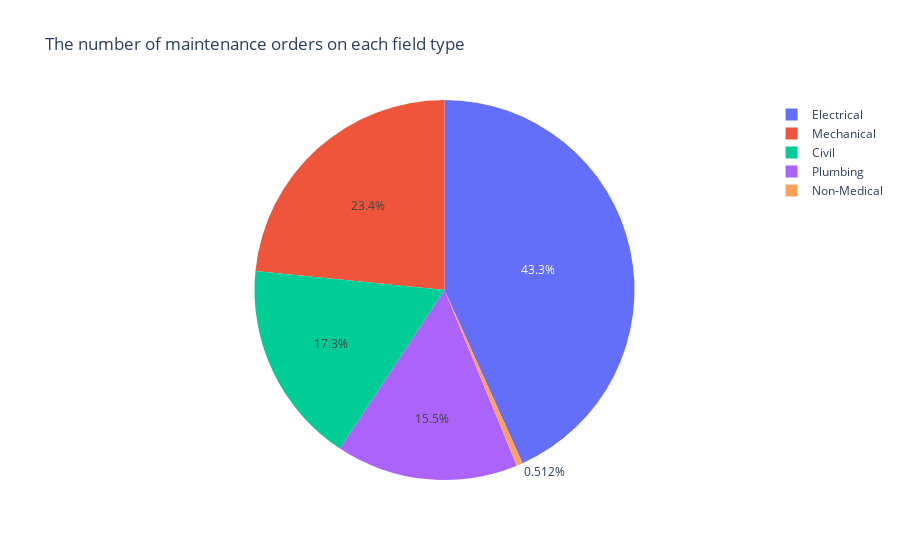

The code cell stored with this chart in its notebook:
### Code cell
#This chart shows the number of maintenance orders on each field type   
types = df["field_type"].value_counts()
fig = px.pie(types, values= types.values, names=types.index,
             title='The number of maintenance orders on each field type')

fig.show()

### Figure 1 — Plotly figure (JSON) as saved in the notebook; plotly's stock layout.template omitted (floating-point values rounded to 4 significant figures)
{"data": [{"domain": {"x": [0, 1], "y": [0, 1]}, "hovertemplate": "index=%{label}<br>value=%{value}<extra></extra>", "labels": ["Electrical", "Mechanical", "Civil", "Plumbing", "Non-Medical"], "legendgroup": "", "name": "", "showlegend": true, "type": "pie", "values": [53898, 29163, 21556, 19308, 638]}], "layout": {"legend": {"tracegroupgap": 0}, "title": {"text": "The number of maintenance orders on each field type"}}}
